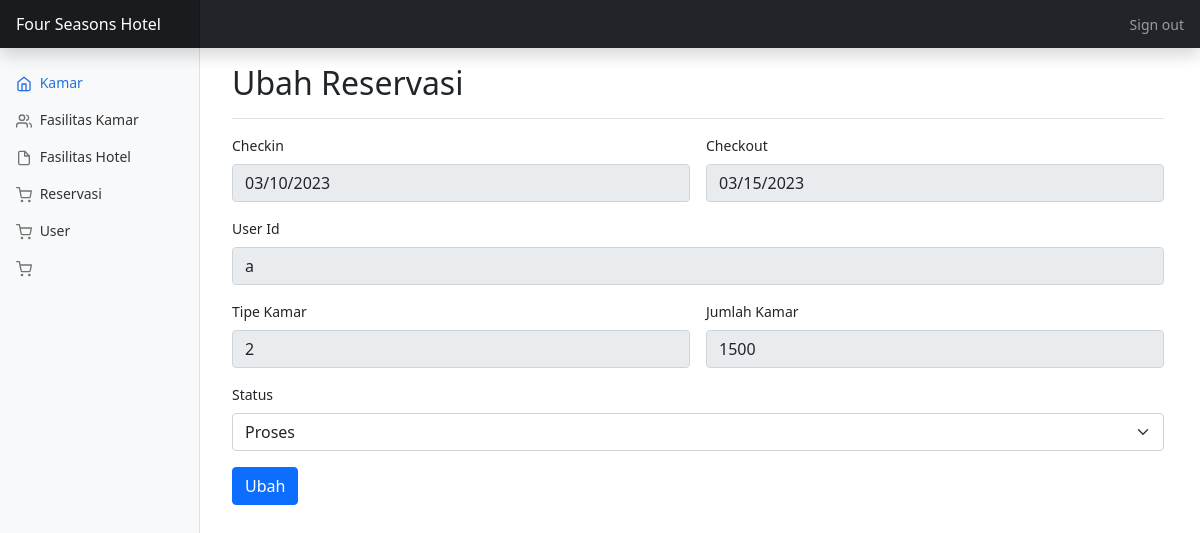
/admin/index.php?page=reservasi-edit&id=40 (signed in), run on the app's committed database.
### tables this page shows
CREATE TABLE `reservasi` (
  `id` int(11) NOT NULL,
  `user_id` int(11) NOT NULL,
  `email` varchar(255) NOT NULL,
  `no_hp` int(20) NOT NULL,
  `kamar_id` int(11) NOT NULL,
  `checkin` date NOT NULL,
  `checkout` date NOT NULL,
  `jumlah` int(11) NOT NULL,
  `status` varchar(255) NOT NULL
);

CREATE TABLE `guest` (
  `id` int(11) NOT NULL,
  `name` varchar(100) NOT NULL,
  `username` varchar(100) NOT NULL,
  `password` text NOT NULL,
  `tlp` varchar(13) NOT NULL
);

### admin/reservasi_edit.php (the view, shortened to what this page needs)
  <?php
  include "../koneksi.php";
  $id = $_GET['id'];
  $edit = $conn->query("SELECT * FROM reservasi WHERE id='$id'");
  while ($data = mysqli_fetch_array($edit)){
?>
  <div class="d-flex justify-content-between flex-wrap flex-md-nowrap align-items-center pt-3 pb-2 mb-3 border-bottom">
  <h1 class="h2">Ubah Reservasi</h1>
</div>
    <form class="row g-3 mb-5" method="post" action="">
		  <div class="col-md-6">
		    <label for="checkin" class="form-label">Checkin</label>
		    <input type="date" class="form-control" id="checkin" name="checkin" readonly value="<?php echo $data['checkin']; ?>">
		  </div>
		  <div class="col-md-6">
		    <label for="checkout" class="form-label">Checkout</label>
		    <input type="date" class="form-control" id="checkout" name="checkout" readonly value="<?php echo $data['checkout']; ?>">
		  </div>
		  <div class="col-12">
		    <label for="nama" class="form-label">User Id</label>
			<?php $guest_name = $conn->query("SELECT * FROM guest WHERE id='$data[user_id]'"); ?>
			<?php $dataguest = $guest_name->fetch_assoc() ?>
		    <input type="text" class="form-control" id="nama" name="namapemesan" readonly value="<?php echo $dataguest['name']; ?>">
		  </div>
		  <div class="col-md-6">
		    <label for="tipekamar" class="form-label">Tipe Kamar</label>
		    <input type="number" class="form-control" id="tipekamar" readonly value="<?php echo $data['kamar_id'] ?>" name="jumlahkamar">
		  </div>
		   <div class="col-md-6">
		    <label for="inputCity" class="form-label">Jumlah Kamar</label>
		    <input type="number" class="form-control" id="inputCity" readonly value="<?php echo $data['jumlah'] ?>" name="jumlahkamar">
		  </div>
		  <div class="col-md-12">
		    <label for="inputCity" class="form-label">Status</label>
		    <select class="form-select" id="inputCity" name="status">
				  <option selected value="proses">Proses</option>
				</select>
		  </div>
		  <div class="col-12">
		    <button type="submit" class="btn btn-primary" name="simpan">Ubah</button>
		  </div>
		<?php } ?>
		</form>
  </div>

### css/dashboard.css (style rules this page uses)
body { font-size: .875rem; }

### data on the page
reservasi: checkin "03/10/2023", checkout "03/15/2023", namapemesan "a", jumlahkamar "2", jumlahkamar "1500"
